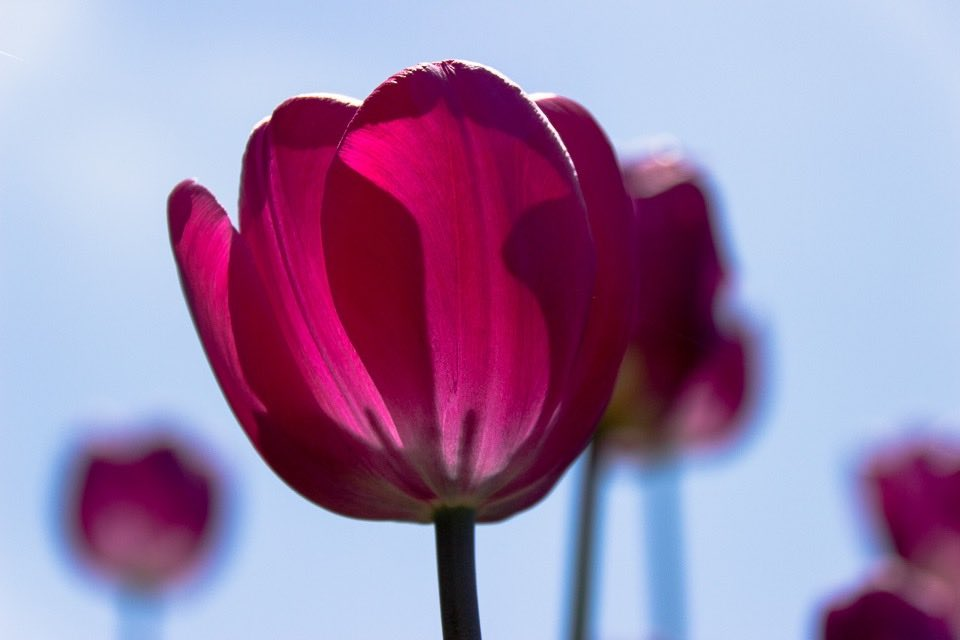
#> input picture chapter-7-image-cap-multimodal-transformers/chap7-tulip.jpg, 960 x 640 px
$ jupyter execute convolution-example.ipynb
#> lines starting #> are read from the running program, lines starting #| are printed output that depends on the picture
[cell 1]
import matplotlib.pyplot as plt

from PIL import Image
from scipy.signal import convolve2d
import numpy as np

[cell 2]
tulip = Image.open("chap7-tulip.jpg")
#> tulip is the input picture: PIL image 960x640 RGB; mean R, G, B 158, 131.9, 171.2

#convert to gray scale image
tulip_grey = tulip.convert('L')
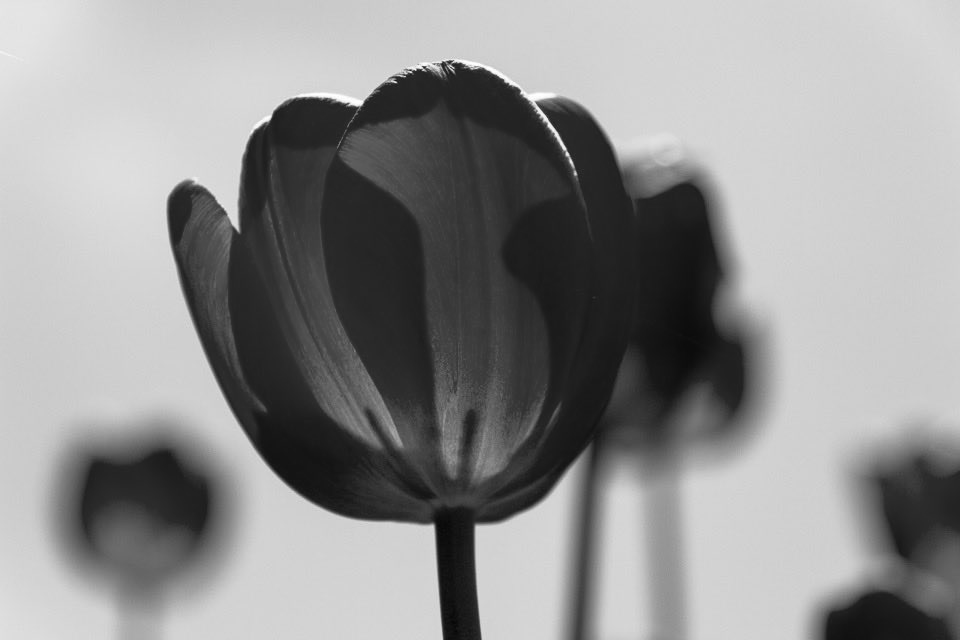
#> tulip_grey: PIL image 960x640 L; min 5, max 255, mean 144.2
tulip_ar = np.array(tulip_grey)

# show the image
plt.imshow(tulip_grey)
tulip_ar.shape
#> Out = (640, 960)

[cell 3]
# Sobel Filter
kernel_1 = np.array([[1, 0, -1],
                   [2, 0, -2],
                   [1, 0, -1]])   # Vertical edge detection kernel / filter
kernel_2 = np.array([[1, 2, 1],
                   [0, 0, 0],
                   [-1, -2, -1]])   # Horizontal edge detection kernel / filter
kernel_1.shape, kernel_2.shape

[cell 4]
out1 = convolve2d(tulip_ar, kernel_1)  # vertical filter
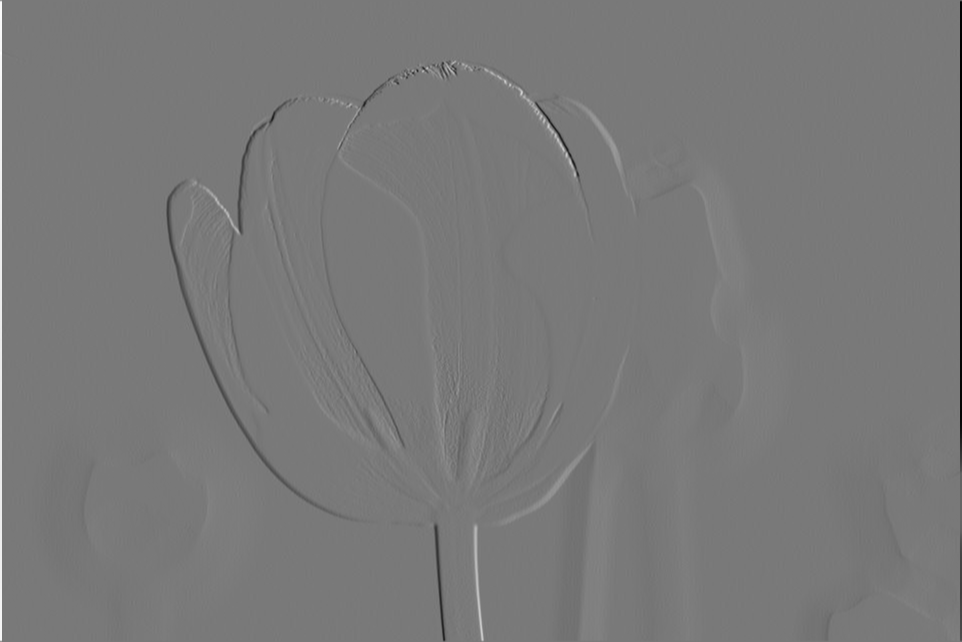
#> out1: shape (642, 962) int64; min -868, max 954, mean 0; drawn with min black and max white
out2 = convolve2d(tulip_ar, kernel_2)  # horizontal filter
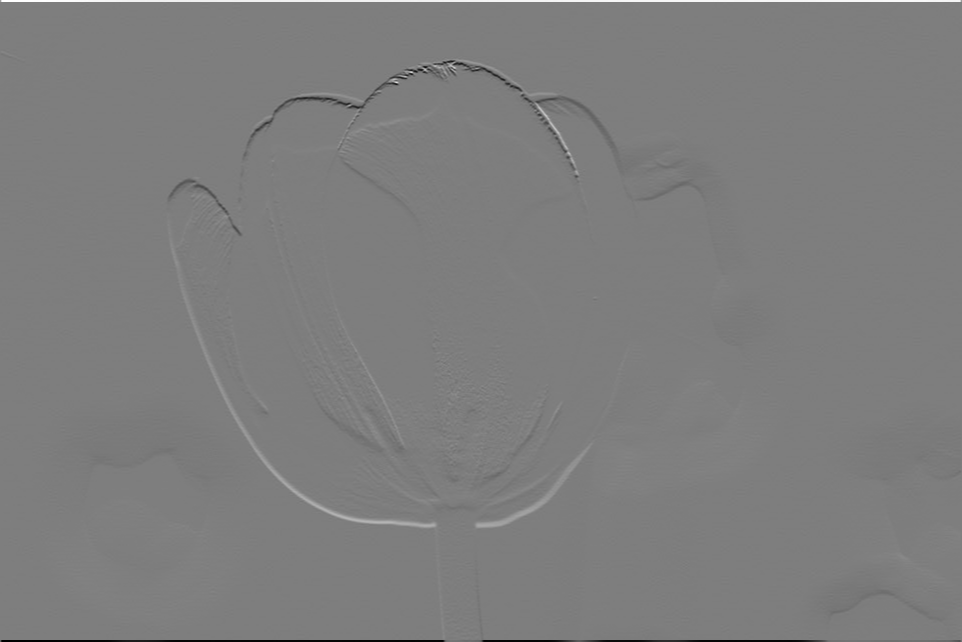
#> out2: shape (642, 962) int64; min -891, max 912, mean 0; drawn with min black and max white

[cell 5]
# Create a composite image from the two edge detectors
out3 = np.sqrt(out1**2 + out2**2)
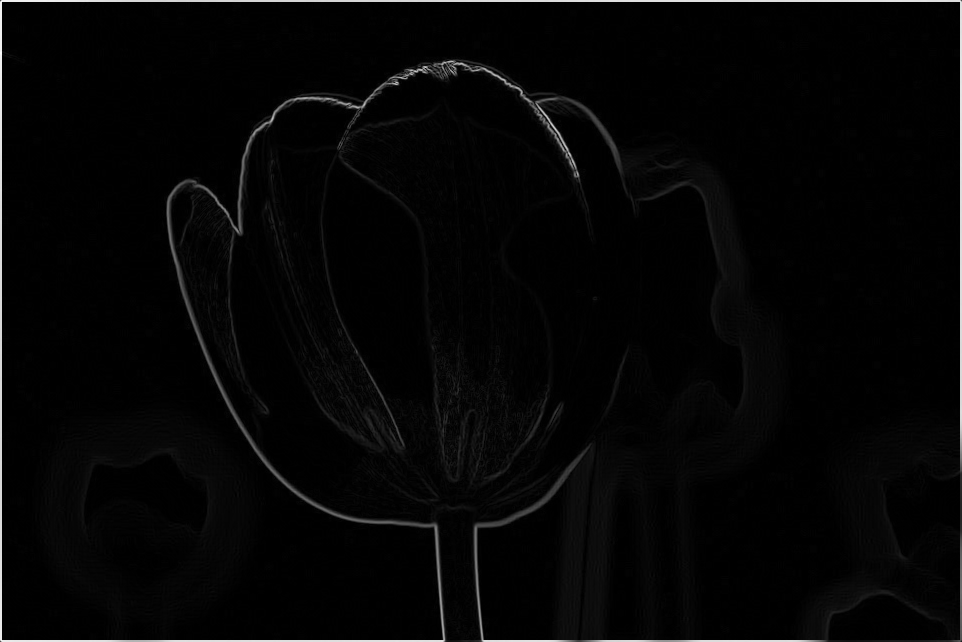
#> out3: shape (642, 962) float64; min 0, max 967.3, mean 21.6; drawn with min black and max white

[cell 6]
cmap = 'viridis'
fig=plt.figure(figsize=(9, 9))
fig.add_subplot(1, 4, 1)
plt.imshow(tulip_grey, cmap=cmap)
fig.add_subplot(1, 4, 2)
plt.imshow(out1, cmap=cmap)
fig.add_subplot(1, 4, 3)
plt.imshow(out2, cmap=cmap)
fig.add_subplot(1, 4, 4)
plt.imshow(out3, cmap=cmap)
#plt.subplots_adjust(hspace=0.5)
plt.show()

$ run again, with chapter-7-image-cap-multimodal-transformers/Children_in_a_classroom.jpg copied over chapter-7-image-cap-multimodal-transformers/chap7-tulip.jpg
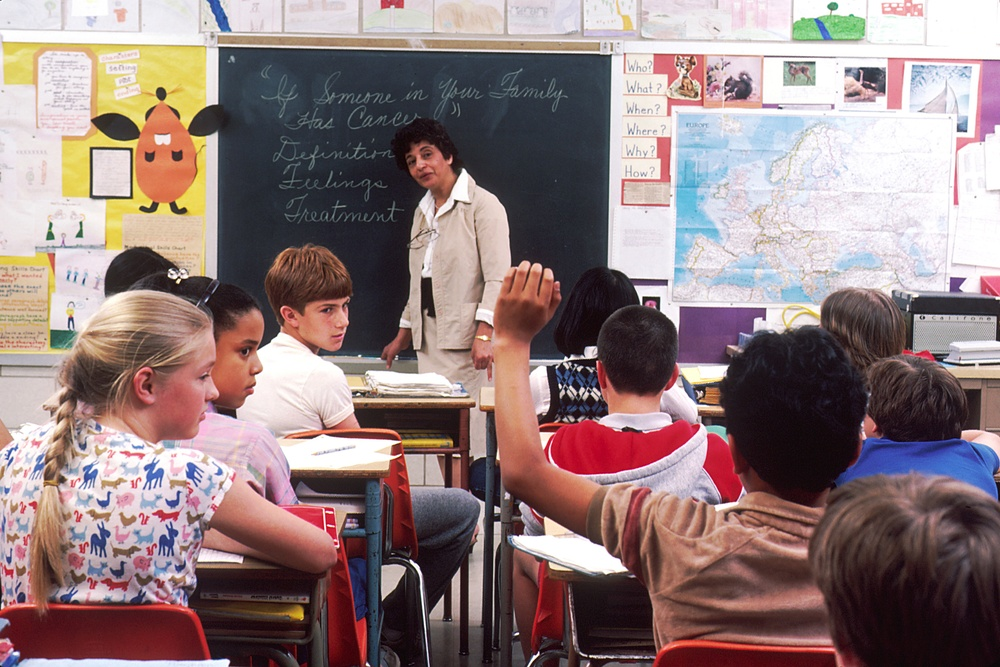
#> input picture chapter-7-image-cap-multimodal-transformers/Children_in_a_classroom.jpg, 1000 x 667 px, shrunk from 2700 x 1800 before the run
#> tulip is the input picture: PIL image 1000x667 RGB; mean R, G, B 144.3, 123.9, 124
#> `out2 = convolve2d(tulip_ar, kernel_2)`:
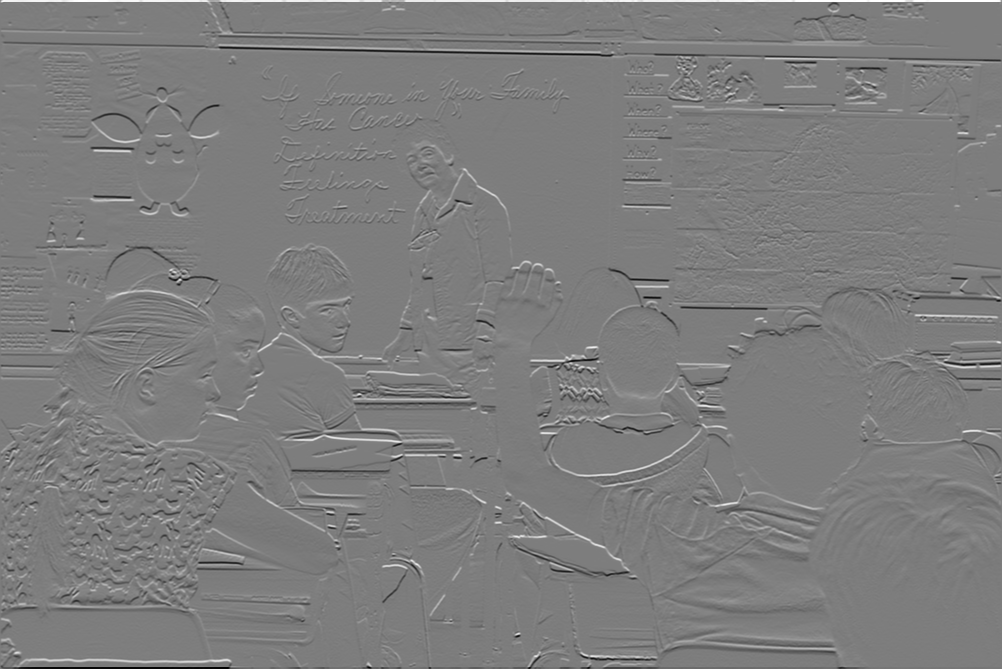
#> out2: shape (669, 1002) int64; min -990, max 1020, mean 0; drawn with min black and max white
#> `out3 = np.sqrt(out1**2 + out2**2)`:
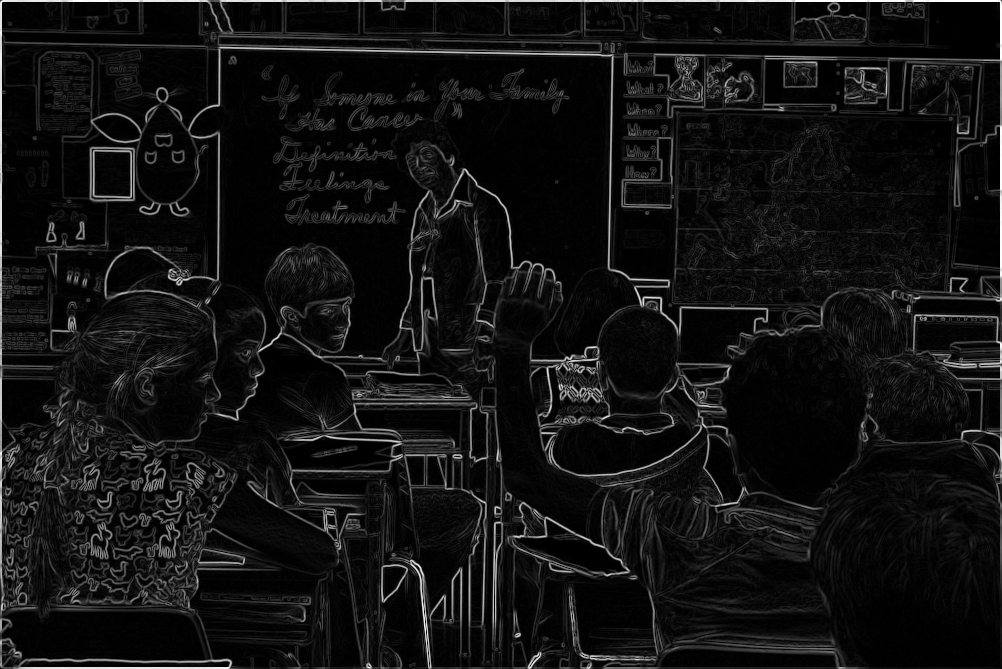
#> out3: shape (669, 1002) float64; min 0, max 1025.9, mean 76.1; drawn with min black and max white

$ run again, with chapter-7-image-cap-multimodal-transformers/birthday-party.jpg copied over chapter-7-image-cap-multimodal-transformers/chap7-tulip.jpg
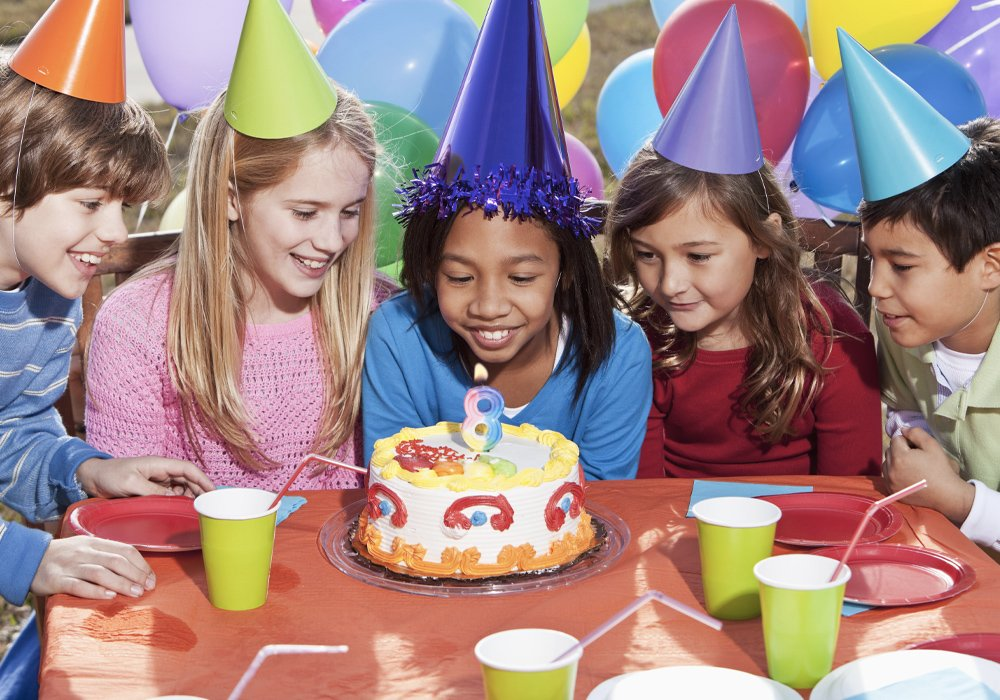
#> input picture chapter-7-image-cap-multimodal-transformers/birthday-party.jpg, 1000 x 700 px
#> tulip is the input picture: PIL image 1000x700 RGB; mean R, G, B 159.6, 131.6, 129.7
#> `out2 = convolve2d(tulip_ar, kernel_2)`:
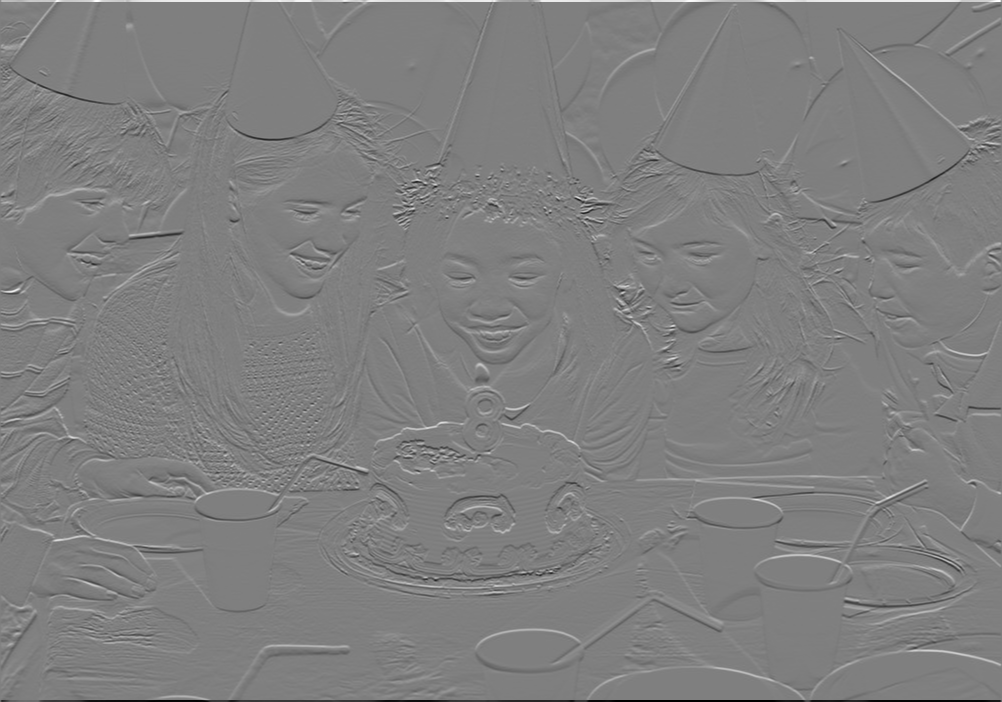
#> out2: shape (702, 1002) int64; min -1003, max 1002, mean 0; drawn with min black and max white
#> `out3 = np.sqrt(out1**2 + out2**2)`:
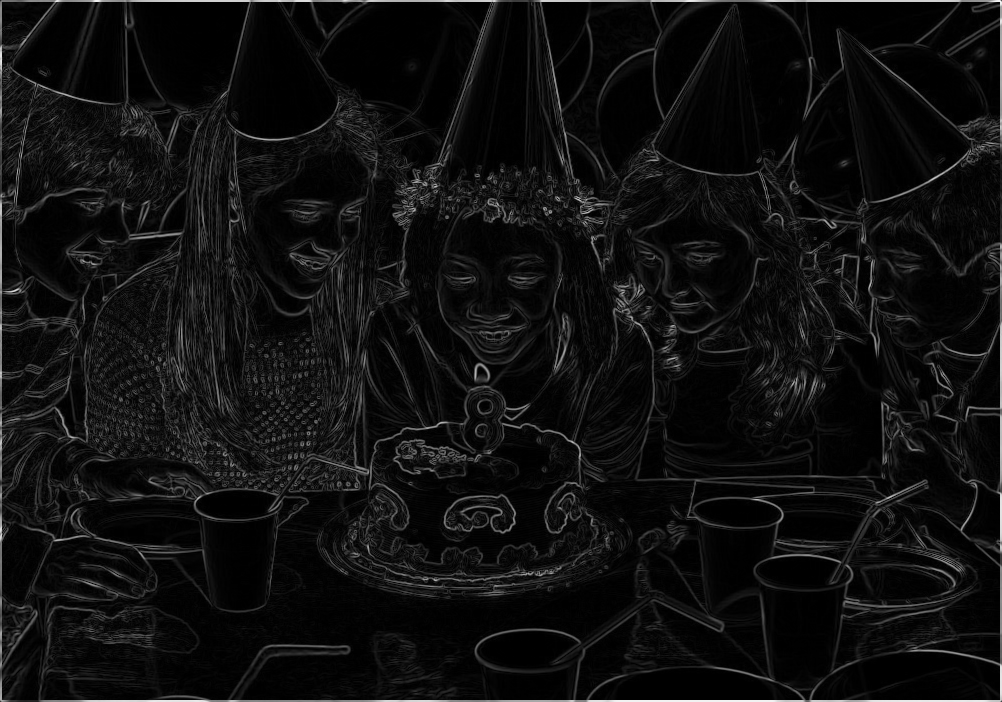
#> out3: shape (702, 1002) float64; min 0, max 1057.8, mean 66.6; drawn with min black and max white
